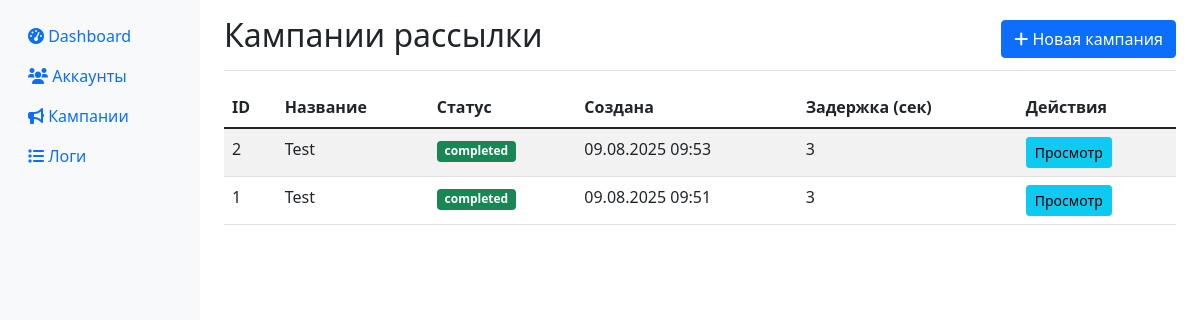
The page /campaigns on the database as committed earlier.
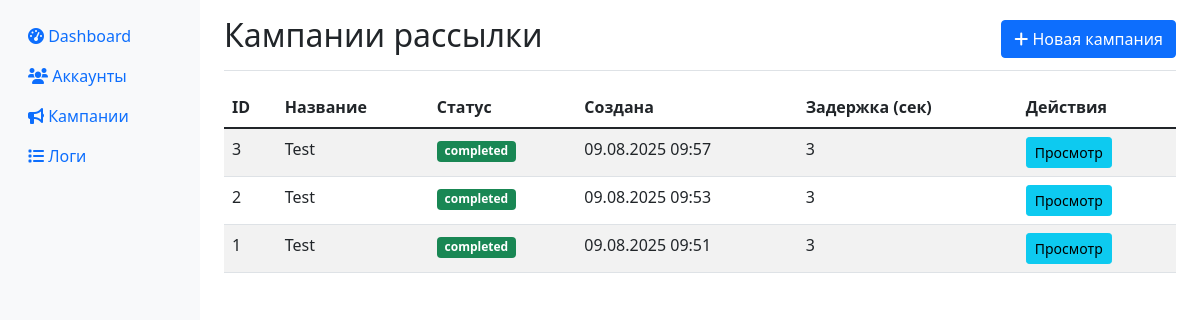
The same page on the database as committed later.
### app/database.py (models this page shows)
class Campaign(Base):
    __tablename__ = "campaigns"
    id = Column(Integer, primary_key=True, index=True)
    name = Column(String)
    status = Column(String, default="draft")  # draft, running, paused, completed
    created_at = Column(DateTime, default=datetime.utcnow)
    channel_message = Column(Text)
    group_message = Column(Text)
    private_message = Column(Text)
    delay_seconds = Column(Integer, default=3)
    start_time = Column(DateTime, nullable=True)
    channels_list = Column(Text)  # JSON список каналов
    groups_list = Column(Text)    # JSON список групп
    private_list = Column(Text)   # JSON список приватных чатов
    attachment_path = Column(String, nullable=True)

### app/web.py (the view)
@app.get("/campaigns", response_class=HTMLResponse)
async def campaigns_page(request: Request, db: Session = Depends(get_db)):
    campaigns = db.query(Campaign).order_by(Campaign.created_at.desc()).all()
    return templates.TemplateResponse("campaigns.html", {
        "request": request,
        "campaigns": campaigns
    })

### templates/campaigns.html (shortened to what this page needs)
{% extends "base.html" %}
{% block content %}
<div class="d-flex justify-content-between flex-wrap flex-md-nowrap align-items-center pt-3 pb-2 mb-3 border-bottom">
    <h1 class="h2">Кампании рассылки</h1>
    <a href="/campaigns/new" class="btn btn-primary">
        <i class="fas fa-plus"></i> Новая кампания
    </a>
</div>
<div class="table-responsive">
    <table class="table table-striped">
        <thead>
            <tr>
                <th>ID</th>
                <th>Название</th>
                <th>Статус</th>
                <th>Создана</th>
                <th>Задержка (сек)</th>
                <th>Действия</th>
            </tr>
        </thead>
        <tbody>
            {% for campaign in campaigns %}
            <tr>
                <td>{{ campaign.id }}</td>
                <td>{{ campaign.name }}</td>
                <td>
                    <span class="badge bg-{% if campaign.status == 'running' %}primary{% elif campaign.status == 'completed' %}success{% elif campaign.status == 'paused' %}warning{% else %}secondary{% endif %}">
                        {{ campaign.status }}
                    </span>
                </td>
                <td>{{ campaign.created_at.strftime('%d.%m.%Y %H:%M') }}</td>
                <td>{{ campaign.delay_seconds }}</td>
                <td>
                    <button class="btn btn-sm btn-info" onclick="viewCampaign({{ campaign.id }})">
                        Просмотр
                    </button>
                </td>
            </tr>
            {% endfor %}
        </tbody>
    </table>
</div>
{% endblock %}

Rows that differ between the two databases and show on the page:
added Campaign: id "3", name "Test", status "completed", created_at "09.08.2025 09:57", delay_seconds "3"
